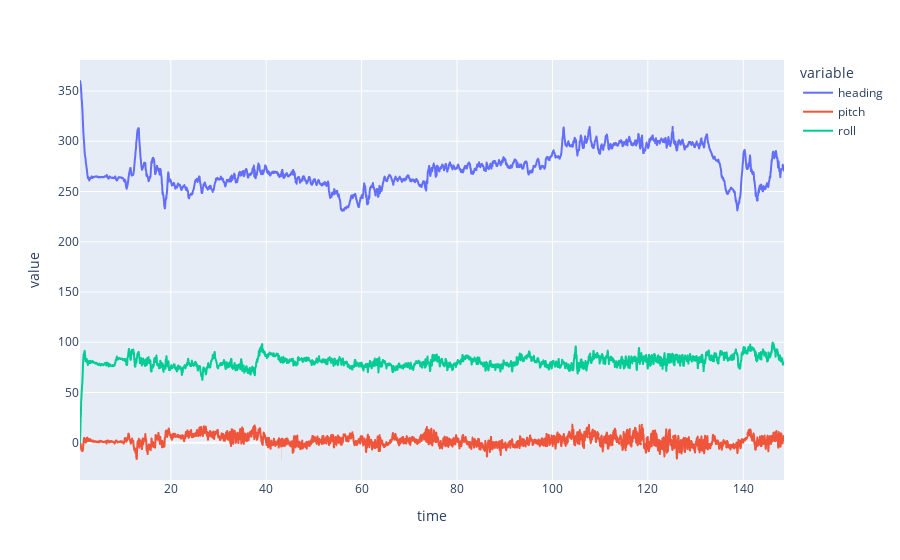

Notebook source saved alongside this figure:
### Markdown cell above
## MPU9250 Data

### Code cell
mpudf = pd.DataFrame(data=[np.asarray(el.split(), dtype=np.float64) for el in df.query("tag == 'mpu9250' and type == 4").text],
                    index = df.query("tag == 'mpu9250' and type == 4").time/1000,
                    columns=["heading", "pitch", "roll"])
px.line(mpudf)

### Figure 1 — Plotly figure (JSON) as saved in the notebook; plotly's stock layout.template omitted (floating-point values rounded to 4 significant figures; data arrays with more than 128 entries replaced by an {"elided": "..."} marker saying what was removed)
{"data": [{"hovertemplate": "variable=heading<br>time=%{x}<br>value=%{y}<extra></extra>", "legendgroup": "heading", "line": {"color": "#636efa", "dash": "solid"}, "mode": "lines", "name": "heading", "showlegend": true, "type": "scattergl", "x": {"elided": "5351 float values"}, "xaxis": "x", "y": {"elided": "5351 float values"}, "yaxis": "y"}, {"hovertemplate": "variable=pitch<br>time=%{x}<br>value=%{y}<extra></extra>", "legendgroup": "pitch", "line": {"color": "#EF553B", "dash": "solid"}, "mode": "lines", "name": "pitch", "showlegend": true, "type": "scattergl", "x": {"elided": "5351 float values"}, "xaxis": "x", "y": {"elided": "5351 float values"}, "yaxis": "y"}, {"hovertemplate": "variable=roll<br>time=%{x}<br>value=%{y}<extra></extra>", "legendgroup": "roll", "line": {"color": "#00cc96", "dash": "solid"}, "mode": "lines", "name": "roll", "showlegend": true, "type": "scattergl", "x": {"elided": "5351 float values"}, "xaxis": "x", "y": {"elided": "5351 float values"}, "yaxis": "y"}], "layout": {"legend": {"title": {"text": "variable"}, "tracegroupgap": 0}, "margin": {"t": 60}, "xaxis": {"anchor": "y", "domain": [0, 1], "title": {"text": "time"}}, "yaxis": {"anchor": "x", "domain": [0, 1], "title": {"text": "value"}}}}
